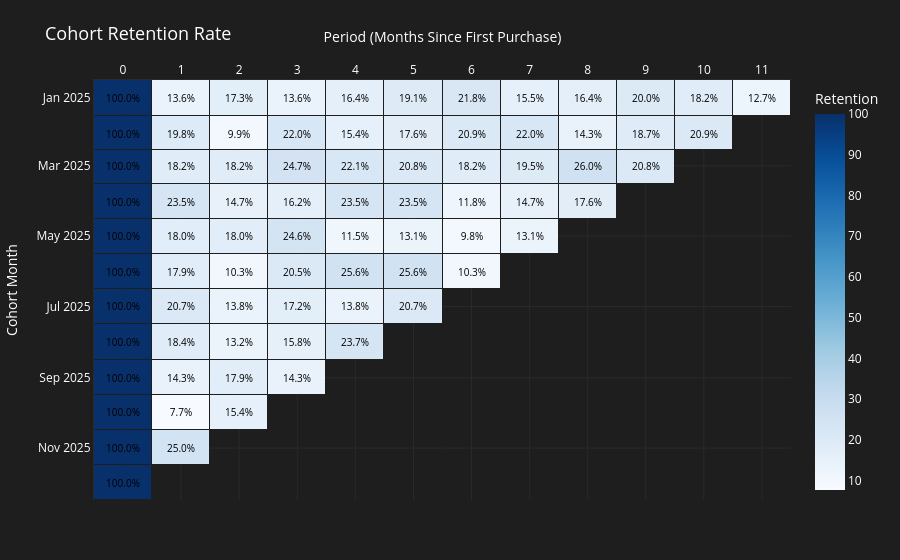

The notebook cell this image was saved under:
### Code cell
plot_dynamic_heatmap(
    cohort_pivot_percent,
    is_percent=True,
    title="Cohort Retention Rate"
)

### Figure 1 — Plotly figure (JSON) as saved in the notebook; plotly's stock layout.template omitted (floating-point values rounded to 4 significant figures; data arrays with more than 128 entries replaced by an {"elided": "..."} marker saying what was removed)
{"data": [{"colorbar": {"tickfont": {"color": "#ffffff"}, "title": {"font": {"color": "#ffffff"}, "text": "Retention"}}, "colorscale": [[0, "rgb(247,251,255)"], [0.125, "rgb(222,235,247)"], [0.25, "rgb(198,219,239)"], [0.375, "rgb(158,202,225)"], [0.5, "rgb(107,174,214)"], [0.625, "rgb(66,146,198)"], [0.75, "rgb(33,113,181)"], [0.875, "rgb(8,81,156)"], [1, "rgb(8,48,107)"]], "connectgaps": false, "customdata": {"elided": "12x12 str values"}, "hovertemplate": "<b>Cohort:</b> %{y}<br><b>Month:</b> %{x}<br><b>Value:</b> %{customdata}<extra></extra>", "text": {"elided": "12x12 str values"}, "textfont": {"color": "black", "size": 10}, "texttemplate": "%{text}", "type": "heatmap", "x": ["0", "1", "2", "3", "4", "5", "6", "7", "8", "9", "10", "11"], "xgap": 1, "y": ["2025-01", "2025-02", "2025-03", "2025-04", "2025-05", "2025-06", "2025-07", "2025-08", "2025-09", "2025-10", "2025-11", "2025-12"], "ygap": 1, "z": {"elided": "12x12 float values"}}], "layout": {"autosize": true, "dragmode": "pan", "font": {"color": "#ffffff", "size": 12}, "hoverlabel": {"bgcolor": "#2a2a2a", "bordercolor": "#444444", "font": {"color": "white"}}, "margin": {"b": 60, "l": 70, "r": 40, "t": 80}, "paper_bgcolor": "#1e1e1e", "plot_bgcolor": "#1e1e1e", "title": {"font": {"color": "#ffffff", "size": 18}, "text": "Cohort Retention Rate"}, "xaxis": {"color": "#ffffff", "fixedrange": false, "gridcolor": "#2a2a2a", "linecolor": "#2a2a2a", "side": "top", "title": {"font": {"color": "#ffffff"}, "text": "Period (Months Since First Purchase)"}, "zeroline": false}, "yaxis": {"autorange": "reversed", "color": "#ffffff", "fixedrange": false, "gridcolor": "#2a2a2a", "linecolor": "#2a2a2a", "title": {"font": {"color": "#ffffff"}, "text": "Cohort Month"}, "zeroline": false}}}
